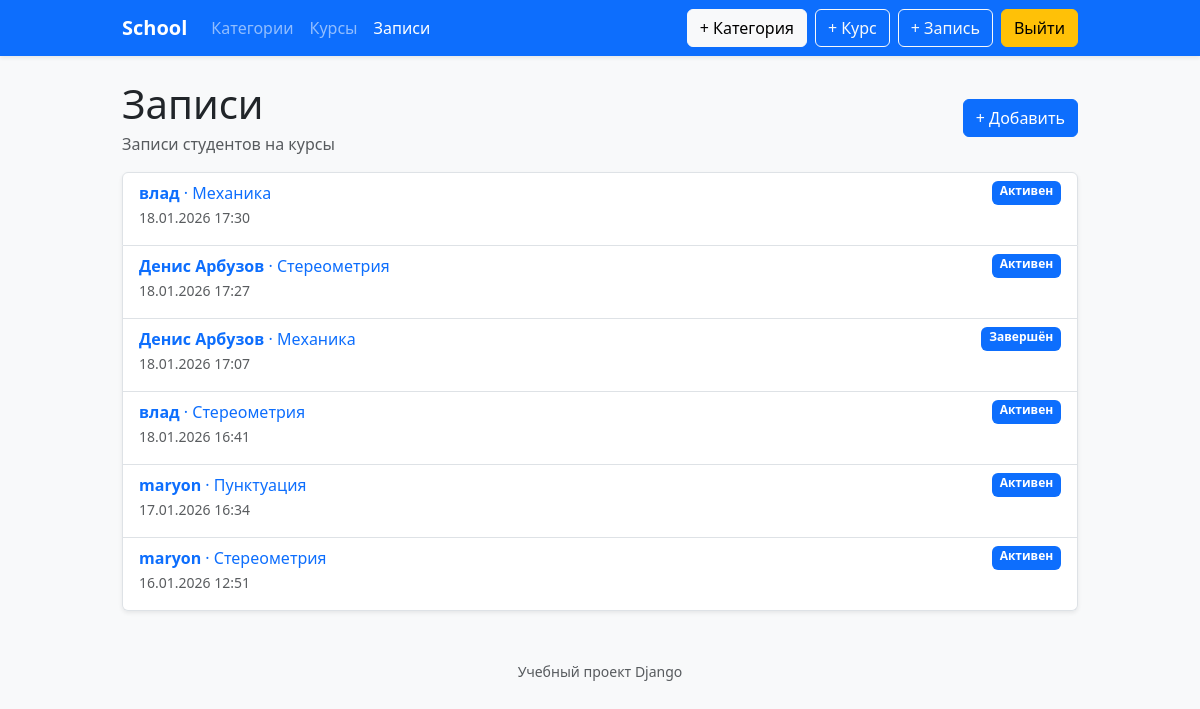
Page /enrollments/ (signed in) on the earlier database version.
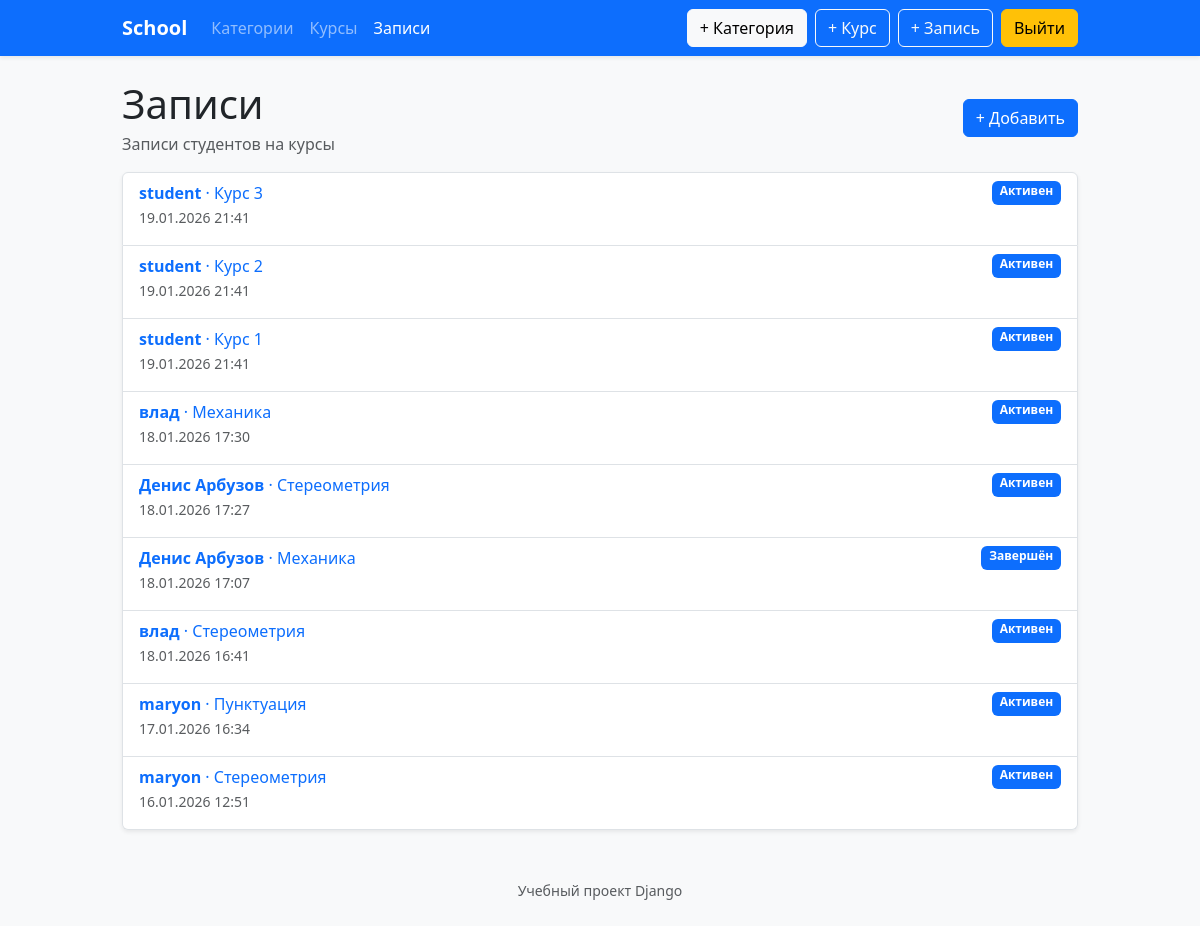
Same page on the later database version.
### school/models.py (models this page shows, shortened)
class Enrollment(models.Model):
    STATUS_CHOICES = [
        ('active', 'Активен'),
        ('finished', 'Завершён'),
        ('canceled', 'Отменён'),
    ]
    user = models.ForeignKey(
        User,
        on_delete=models.CASCADE,
        verbose_name="Пользователь"
    )
    course = models.ForeignKey(
        Course,
        on_delete=models.CASCADE,
        verbose_name="Курс"
    )
    enrolled_at = models.DateTimeField("Дата записи", auto_now_add=True)
    status = models.CharField(
        "Статус",
        max_length=20,
        choices=STATUS_CHOICES,
        default='active'
    )
    class Meta:
        verbose_name = "Запись на курс"
        verbose_name_plural = "Записи на курсы"
        unique_together = ('user', 'course')

class Course(models.Model):
    LEVEL_CHOICES = [
        ("beginner", "Начальный"),
        ("intermediate", "Средний"),
        ("advanced", "Продвинутый"),
    ]
    category = models.ForeignKey(
        Category,
        on_delete=models.CASCADE,
        verbose_name="Категория"
    )
    teacher = models.ForeignKey(
        User,
        on_delete=models.SET_NULL,
        null=True,
        verbose_name="Преподаватель"
    )
    title = models.CharField("Название курса", max_length=255)
    description = models.TextField("Описание")
    image = models.ImageField(
        "Обложка курса",
        upload_to="courses/",
        blank=True,
        null=True,
    )
    price = models.DecimalField("Цена", max_digits=8, decimal_places=2)
    level = models.CharField(
        "Уровень",
        max_length=20,
        choices=LEVEL_CHOICES,
        default="beginner",
    )
    start_date = models.DateField("Дата старта", default=timezone.now)
    end_date = models.DateField("Дата окончания", default=timezone.now)
    is_published = models.BooleanField("Опубликован", default=True)
    created_at = models.DateTimeField("Дата создания", auto_now_add=True)
    updated_at = models.DateTimeField("Дата обновления", auto_now=True)
    history = HistoricalRecords()
    class Meta:
        verbose_name = "Курс"
        verbose_name_plural = "Курсы"
        constraints = [
            models.UniqueConstraint(
                fields=["category", "title"],
                name="unique_course_title_per_category",
            )
        ]

### school/views.py (the view)
# urls.py: path("enrollments/", EnrollmentListView.as_view(), name="enrollment_list"),
class EnrollmentListView(LoginRequiredMixin, ListView):
    model = Enrollment
    template_name = "school/enrollment_list.html"
    context_object_name = "enrollments"
    paginate_by = 10
    def get_queryset(self):
        queryset = Enrollment.objects.select_related("user", "course", "course__category")
        if self.request.user.is_staff:
            return queryset.order_by("-enrolled_at")
        return queryset.filter(
            models.Q(user=self.request.user) | models.Q(course__teacher=self.request.user)
        ).order_by("-enrolled_at")

### school/templates/school/enrollment_list.html (shortened to what this page needs)
{% extends "school/base.html" %}
{% block content %}
  <div class="d-flex justify-content-between align-items-center mb-3">
    <div>
      <h1 class="mb-1">Записи</h1>
      <p class="text-muted mb-0">Записи студентов на курсы</p>
    </div>
    <a class="btn btn-primary" href="{% url 'school:enrollment_add' %}">
      + Добавить
    </a>
  </div>
  {% if enrollments %}
    <div class="list-group shadow-sm">
      {% for enrollment in enrollments %}
        <div class="list-group-item">
          <div class="d-flex justify-content-between">
            <div>
              <a class="text-decoration-none" href="{% url 'school:enrollment_detail' enrollment.pk %}">
                <strong>
                  {{ enrollment.user.get_full_name|default:enrollment.user.username }}
                </strong>
                · {{ enrollment.course.title }}
              </a>
            </div>
            <span class="badge text-bg-primary">{{ enrollment.get_status_display }}</span>
          </div>
          <small class="text-muted">{{ enrollment.enrolled_at|date:"d.m.Y H:i" }}</small>
        </div>
      {% endfor %}
    </div>
  {% else %}
    <div class="alert alert-info">
      Записей пока нет.
    </div>
  {% endif %}
{% endblock %}

Differences in the rows shown:
added Enrollment: user.get_full_name "student", course "Курс 3", status "Активен", enrolled_at "19.01.2026 21:41"
added Enrollment: user.get_full_name "student", course "Курс 2", status "Активен", enrolled_at "19.01.2026 21:41"
added Enrollment: user.get_full_name "student", course "Курс 1", status "Активен", enrolled_at "19.01.2026 21:41"
